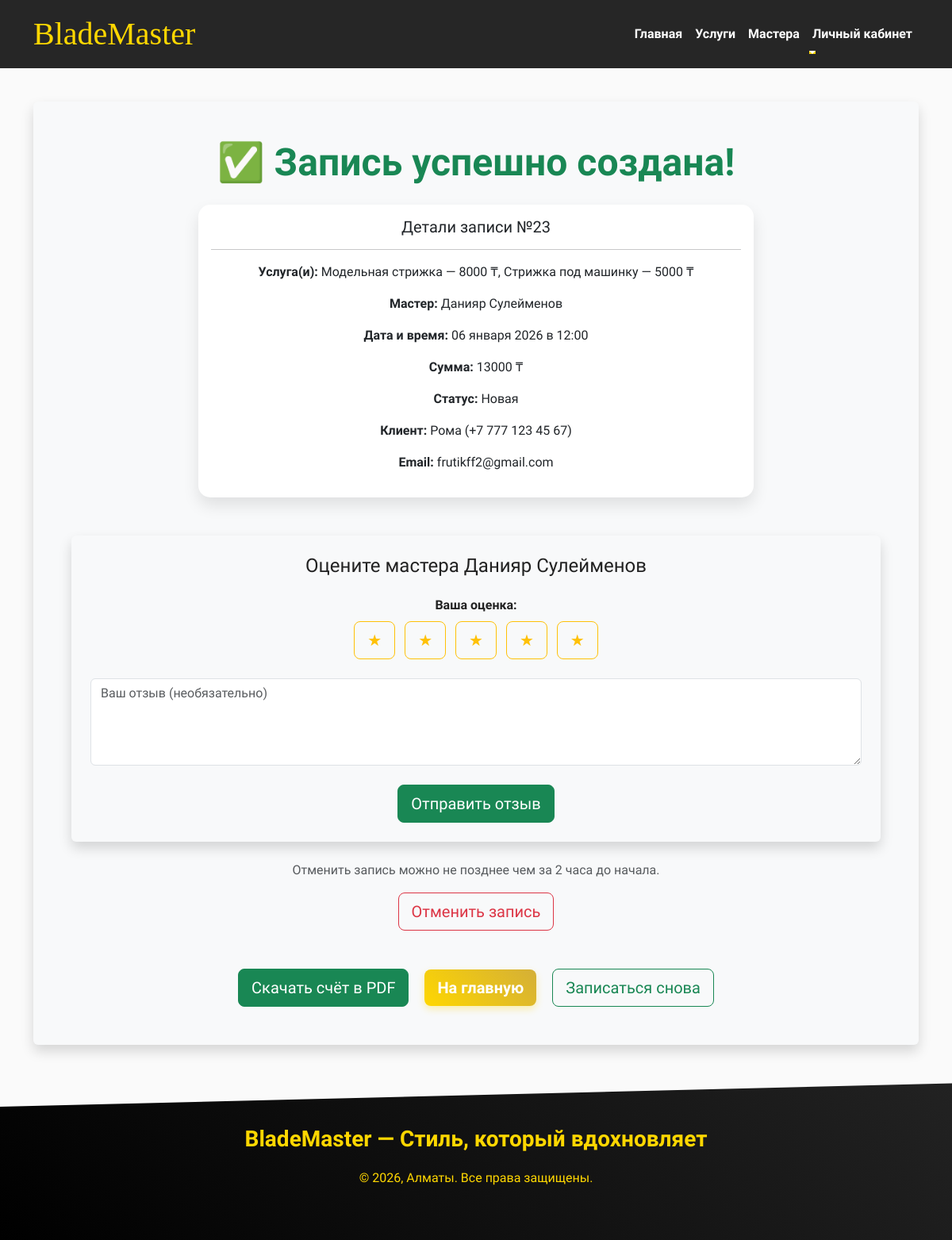
The page /appointment/23/success/ on the database as committed earlier.
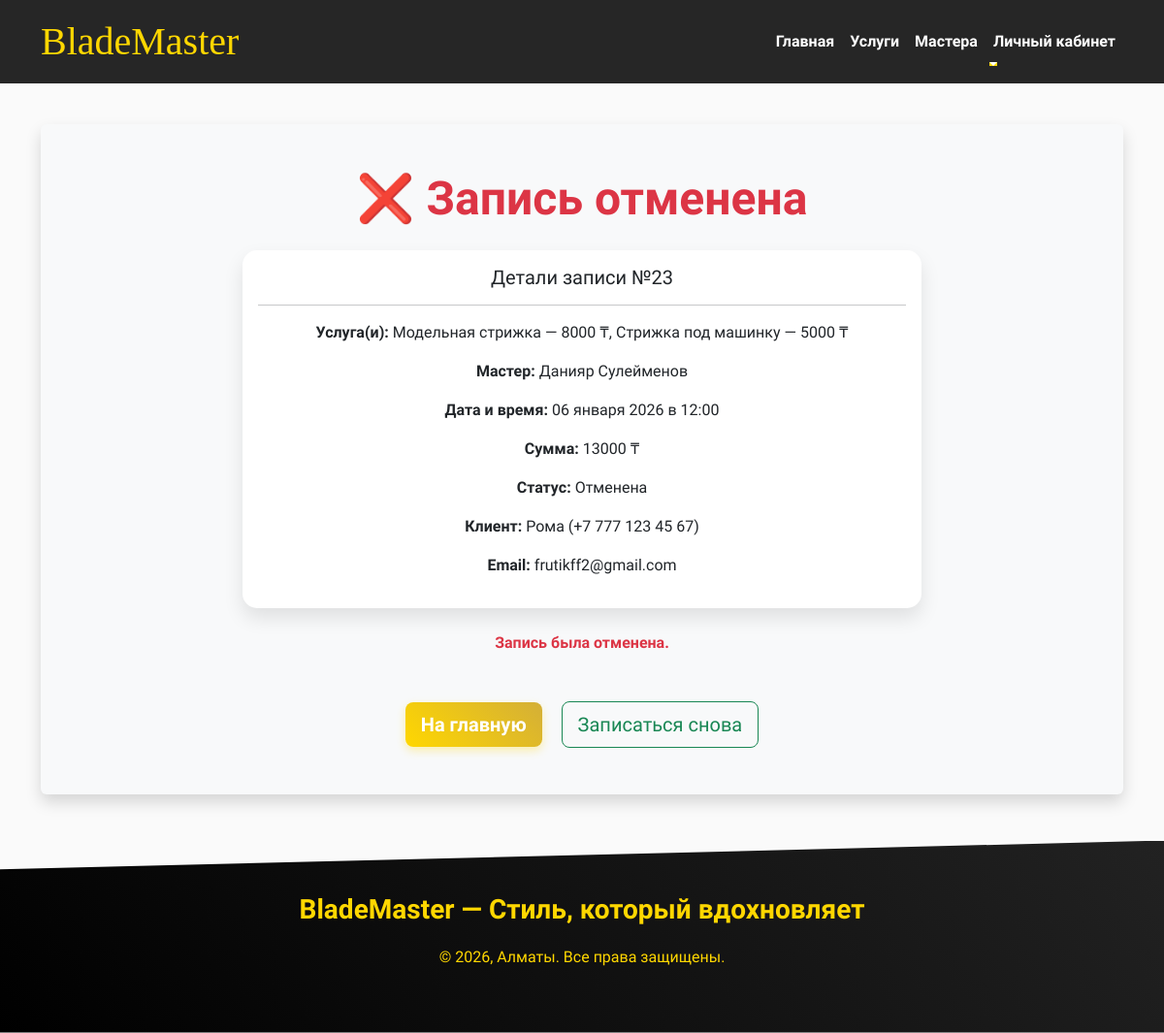
The same page on the database as committed later.
### core/models.py (models this page shows, shortened)
class Appointment(models.Model):
    client_name = models.CharField("Имя клиента", max_length=100)
    client_phone = models.CharField("Телефон клиента", max_length=20)
    client_email = models.EmailField("Email клиента", blank=True, null=True)
    service = models.ManyToManyField(Service, verbose_name="Выбранные услуги")
    master = models.ForeignKey(Master, on_delete=models.CASCADE, verbose_name="Мастер")
    date = models.DateField("Дата записи")
    time = models.TimeField("Время записи")
    status = models.CharField("Статус записи", max_length=20, choices=[
        ('new', 'Новая'),
        ('confirmed', 'Подтверждена'),
        ('completed', 'Выполнена'),
        ('cancelled', 'Отменена'),
        ('no_show', 'Не пришёл'),
    ], default='new')
    created_at = models.DateTimeField("Дата и время создания записи", auto_now_add=True)
    class Meta:
        verbose_name = "Запись"
        verbose_name_plural = "Записи клиентов"
    def total_price(self):
        return sum(service.price for service in self.service.all())

class Master(models.Model):
    full_name = models.CharField("ФИО мастера", max_length=100)
    description = models.TextField("Описание / о себе", blank=True)
    photo = models.ImageField("Фотография мастера", upload_to='masters/', blank=True, null=True)
    class Meta:
        verbose_name = "Мастер"
        verbose_name_plural = "Мастера"

class Service(models.Model):
    name = models.CharField("Название услуги", max_length=100)
    description = models.TextField("Описание услуги", blank=True)
    price = models.DecimalField("Цена (₸)", max_digits=10, decimal_places=0)
    duration = models.IntegerField("Длительность (в минутах)", default=60)
    category = models.CharField("Категория", max_length=50, choices=[
        ('haircut', 'Стрижки'),
        ('beard', 'Бритьё и оформление бороды'),
        ('care', 'Уход'),
        ('complex', 'Комплексные процедуры'),
    ], default='haircut')
    class Meta:
        verbose_name = "Услуга"
        verbose_name_plural = "Услуги"
    def __str__(self):
        return f"{self.name} — {self.price} ₸"

### core/views.py (the view)
# urls.py: path('appointment/<int:appointment_id>/success/', views.book_success, name='book_success'),
def book_success(request, appointment_id):
    appointment = get_object_or_404(Appointment, id=appointment_id)
    return render(request, "core/book_success.html", {"appointment": appointment})

### core/templates/core/book_success.html (shortened to what the changed rows need)
{% extends 'base.html' %}
{% block content %}
<div class="container my-5 text-center">
    <div class="p-5 bg-light rounded shadow" data-aos="fade-up">
        <h1 class="display-5 fw-bold mb-4
            {% if appointment.status == 'cancelled' %}text-danger
            {% elif appointment.status == 'completed' %}text-success
            {% elif appointment.status == 'confirmed' %}text-info
            {% else %}text-success{% endif %}">
            {% if appointment.status == 'cancelled' %}
                ❌ Запись отменена
            {% elif appointment.status == 'completed' %}
                ✅ Услуга выполнена
            {% elif appointment.status == 'confirmed' %}
                ✅ Запись подтверждена
            {% else %}
                ✅ Запись успешно создана!
            {% endif %}
        </h1>
        <div class="card mx-auto" style="max-width: 700px;">
            <div class="card-body">
                <h5 class="card-title">Детали записи №{{ appointment.id }}</h5>
                <hr>
                <p><strong>Услуга(и):</strong> {{ appointment.service.all|join:", " }}</p>
                <p><strong>Мастер:</strong> {{ appointment.master.full_name }}</p>
                <p><strong>Дата и время:</strong> {{ appointment.date|date:"d E Y" }} в {{ appointment.time|time:"H:i" }}</p>
                <p><strong>Сумма:</strong> {{ appointment.total_price }} ₸</p>
                <p><strong>Статус:</strong> {{ appointment.get_status_display }}</p>
                <p><strong>Клиент:</strong> {{ appointment.client_name }} ({{ appointment.client_phone }})</p>
                {% if appointment.client_email %}
                <p><strong>Email:</strong> {{ appointment.client_email }}</p>
                {% endif %}
            </div>
        </div>
        {% if appointment.status not in 'cancelled' %}
            {% if not appointment.review %}
            <div class="mt-5 p-4 bg-light rounded shadow">
                <h4 class="text-center mb-4">Оцените мастера {{ appointment.master.full_name }}</h4>
                <form method="post" action="{% url 'add_review' appointment.id %}">
                    <div class="text-center mb-4">
                        <label class="fw-bold d-block mb-2">Ваша оценка:</label>
                        <div class="star-rating">
                            {% for i in "12345" %}
                            <button type="button" class="btn btn-outline-warning btn-lg star-btn mx-1"
                                data-value="{{ i }}">★</button>
                            {% endfor %}
                        </div>
                    </div>
                    <div class="mb-4">
                        <textarea name="comment" class="form-control" rows="4"
                            placeholder="Ваш отзыв (необязательно)"></textarea>
                    </div>
                    <div class="text-center">
                        <button type="submit" class="btn btn-success btn-lg">Отправить отзыв</button>
                    </div>
                </form>
            </div>
            {% endif %}
        {% endif %}
        {% if appointment.status in 'new,confirmed' %}
            <div class="mt-4">
                <p class="text-muted">Отменить запись можно не позднее чем за 2 часа до начала.</p>
                <a href="{% url 'cancel_appointment' appointment.id %}"
                   class="btn btn-outline-danger btn-lg"
                   onclick="return confirm('Точно отменить запись?')">Отменить запись</a>
            </div>
        {% elif appointment.status == 'cancelled' %}
            <div class="mt-4">
                <p class="text-danger fw-bold">Запись была отменена.</p>
            </div>
        {% endif %}
        <div class="mt-5 text-center">
            {% if appointment.status != 'cancelled' %}
                <a href="{% url 'generate_invoice_pdf' appointment.id %}"
                   class="btn btn-success btn-lg mx-2" target="_blank">
                    Скачать счёт в PDF
                </a>
            {% endif %}
            <a href="/" class="btn btn-primary btn-lg mx-2">На главную</a>
            <a href="/services/" class="btn btn-outline-success btn-lg mx-2">Записаться снова</a>
        </div>
    </div>
</div>
{% endblock %}

Rows that differ between the two databases and show on the page:
changed Appointment "Рома": status "Новая" → "Отменена"; master.full_name "Данияр Сулейменов" → (not shown)
Other text that changed with them:
text no longer shown: "✅ Запись успешно создана! Оцените мастера Ваша оценка: Отправить отзыв Отменить запись можно не позднее чем за 2 часа до начала. Отменить запись Скачать счёт в PDF"
text now shown: "❌ Запись отменена Запись была отменена."
